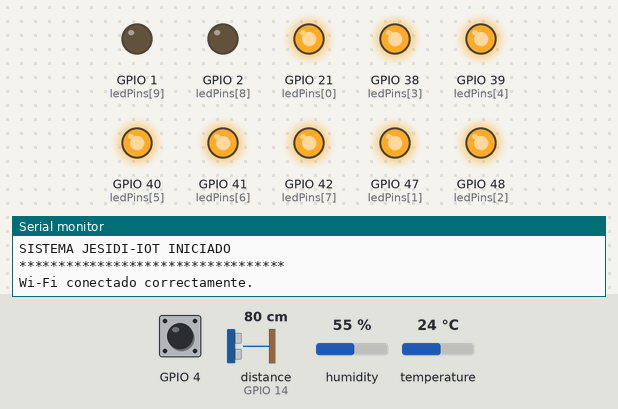
Simulated run of this sketch. Board: ESP32-S3. On the bench: output pins drawn as LEDs (lit = HIGH), the last lines printed to the serial monitor. The test bench sets the inputs (shaded band); at power-on: distance to the obstacle (sensor on GPIO 14) 80 cm, GPIO 4 HIGH, humidity 55 %, temperature 24 °C. WiFi joins after 1.5 s; servers stay silent unless stated; no MQTT or app messages arrive unless stated.

Above: at 2.7 s.
2.8 s: distance to the obstacle (sensor on GPIO 14) set to 65 cm
6.1 s: distance to the obstacle (sensor on GPIO 14) set to 55 cm
At 7.3 s:
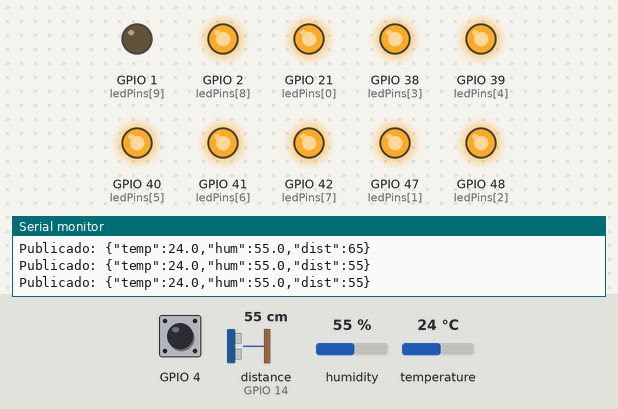
7.6 s: distance to the obstacle (sensor on GPIO 14) set to 31 cm
9.1 s: distance to the obstacle (sensor on GPIO 14) set to 27 cm
At 10.3 s:
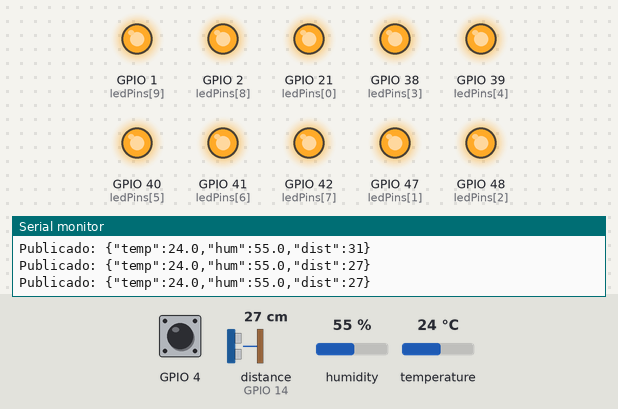
10.6 s: distance to the obstacle (sensor on GPIO 14) set to 120 cm
At 11.8 s:
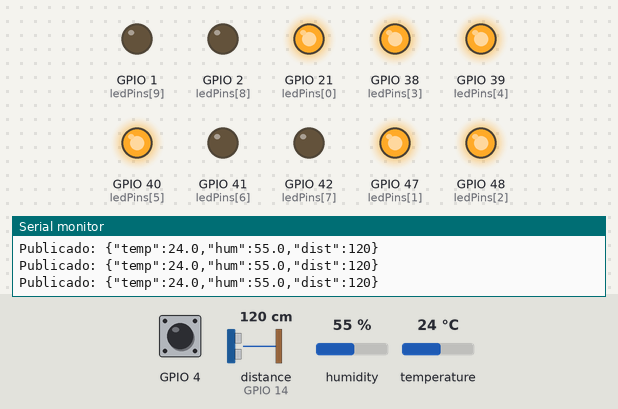
12.1 s: distance to the obstacle (sensor on GPIO 14) set to 115 cm
At 13.4 s:
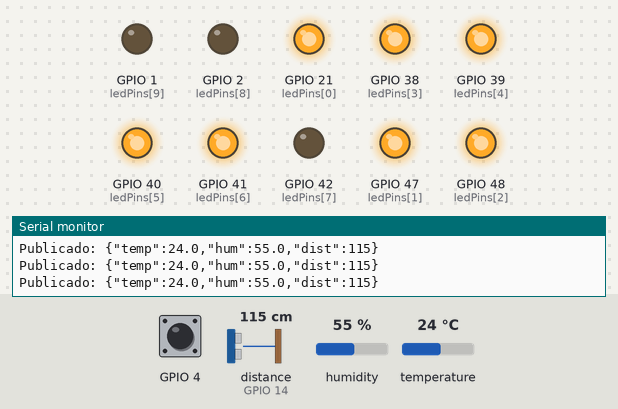
Timing chart, 0 to 14.6 s (numbered marks = the images above; inputs shaded):
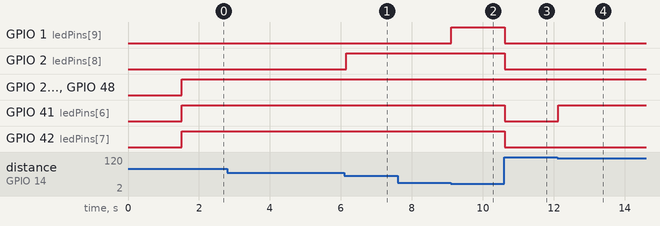

The sketch:

lab_2.ino
```cpp
#include <WiFi.h>
#include <WiFiManager.h>
#include <PubSubClient.h>
#include <UltrasonicSensor.h>
#include "DHTesp.h"

// --- CONFIGURACIÓN ÚNICA ---
const char* miID = "JESIDI-IOT-POC-200574"; // Tu ID y Tópico
const char* mqtt_server = "broker.hivemq.com";

// --- OBJETOS ---
WiFiClient espClient;
PubSubClient client(espClient);
DHTesp dht;
UltrasonicSensor ultrasonic(13, 14);

// --- VARIABLES DE CONTROL ---
unsigned long lastMsg = 0;
unsigned long lastReconnectAttempt = 0;
int dhtPin = 15;
byte ledPins[] = {21, 47, 48, 38, 39, 40, 41, 42, 2, 1};
const int numLeds = 10;
const int maxDistancia = 300;

// --- FUNCIONES AUXILIARES ---
float getTemp() {
  float t = dht.getTemperature();
  return (isnan(t)) ? 20.0 : t;
}

void actualizarLeds(int distanciaCm) {
  int d = constrain(distanciaCm, 10, maxDistancia);
  int ledsAEncender = map(d, 0, maxDistancia, numLeds, 0);
  for (int i = 0; i < numLeds; i++) {
    digitalWrite(ledPins[i], (i < ledsAEncender) ? HIGH : LOW);
  }
}

boolean reconnect() {
  Serial.print("Intentando conexión MQTT...");
  // Intentamos conectar usando tu ID único
  if (client.connect(miID)) {
    Serial.println("¡CONECTADO AL BROKER!");
  } else {
    Serial.print("falló, rc=");
    Serial.print(client.state());
    Serial.println(" reintentando en 5 segundos");
  }
  return client.connected();
}

void setup() {
  // 1. Configuración Serial CRÍTICA para ESP32-S3
  Serial.begin(115200);

  Serial.println("\n**********************************");
  Serial.println("SISTEMA JESIDI-IOT INICIADO");
  Serial.println("**********************************");

  // 1. Configurar el botón físico (Pin 4)
  pinMode(4, INPUT_PULLUP);

  // 2. WiFiManager (Si no hay red, crea el AP "ESP32_JESIDI")
  WiFiManager wm;

  // 2. Lógica de Reset Manual
  // Si el botón está pulsado (LOW) al encender la placa
  if (digitalRead(4) == LOW) {
    Serial.println(">>> MODO CONFIGURACIÓN ACTIVADO POR BOTÓN");
    wm.resetSettings(); // Opcional: borra si quieres empezar de cero
    wm.setConfigPortalTimeout(120);
  }

  if(!wm.autoConnect("ESP32_JESIDI")) {
    Serial.println("Fallo en la conexión. Reiniciando...");
    delay(3000);
    ESP.restart();
  }
  Serial.println("Wi-Fi conectado correctamente.");

  // 3. Configuración MQTT y Sensores
  client.setServer(mqtt_server, 1883);
  dht.setup(dhtPin, DHTesp::DHT11);

  for (int i = 0; i < numLeds; i++) {
    pinMode(ledPins[i], OUTPUT);
  }

  float tempInicial = getTemp();
  ultrasonic.setTemperature((int)tempInicial);
}

void loop() {
  // A. GESTIÓN DE CONEXIÓN (No bloqueante)
  if (!client.connected()) {
    unsigned long now = millis();
    if (now - lastReconnectAttempt > 5000) {
      lastReconnectAttempt = now;
      if (reconnect()) {
        lastReconnectAttempt = 0;
      }
    }
  } else {
    client.loop();
  }

  // B. LÓGICA DE SENSORES Y LEDS (Funciona siempre)
  int distance = ultrasonic.distanceInCentimeters();
  actualizarLeds(distance);

  // C. ENVÍO DE DATOS CADA 5 SEGUNDOS
  unsigned long now = millis();
  if (now - lastMsg > 500) {
    lastMsg = now;

    if (client.connected()) {
      float t = getTemp();
      float h = dht.getHumidity();

      // Si la humedad falla (nan), ponemos 0 o un valor de error para que no rompa el JSON
      if (isnan(h)) h = 0.0;
      if (isnan(t)) t = 0.0;
      delay(10);
      String payload = "{\"temp\":" + String(t,1) + ",\"hum\":" + String(h,1) + ",\"dist\":" + String(distance) + "}";

      client.publish(miID, payload.c_str());
      Serial.println("Publicado: " + payload);
    }
  }
  delay(50); // Estabilidad del loop
}
```

Measured:
- the behaviour switches between 60 and 59 cm on distance to the obstacle (sensor on GPIO 14) (found by bisection; images 0 and 1)
- the behaviour switches between 30 and 29 cm on distance to the obstacle (sensor on GPIO 14) (found by bisection; images 1 and 2)
- the behaviour switches between 120 and 119 cm on distance to the obstacle (sensor on GPIO 14) (found by bisection; images 3 and 4)
- after the input at 6.1 s, GPIO 2 (ledPins[8]): LOW → HIGH after 0.06 s
- after the input at 9.1 s, GPIO 1 (ledPins[9]): LOW → HIGH at once
- after the input at 10.6 s, GPIO 1 (ledPins[9]), GPIO 2 (ledPins[8]), GPIO 41 (ledPins[6]), GPIO 42 (ledPins[7]): HIGH → LOW at once
- after the input at 12.1 s, GPIO 41 (ledPins[6]): LOW → HIGH at once
